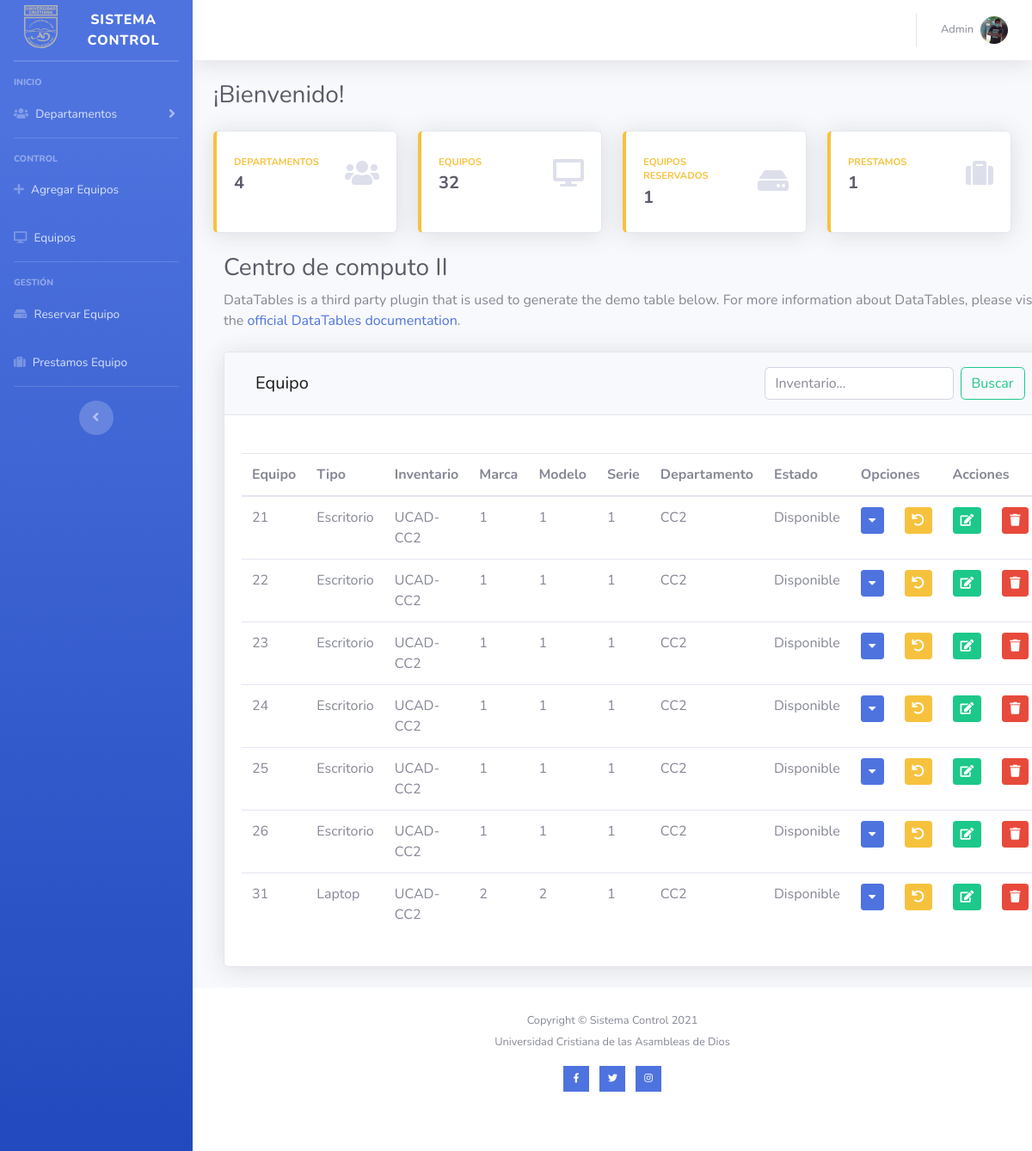
Screenshot of /cc2.php with the database file from the repository.
### tables this page shows
CREATE TABLE `equipo` (
  `idEquipo` int(11) NOT NULL AUTO_INCREMENT,
  `idTipoEquipo` int(11) DEFAULT NULL,
  `Inventario` char(150) DEFAULT NULL,
  `Marca` char(150) DEFAULT NULL,
  `Modelo` char(150) DEFAULT NULL,
  `serieEquipo` char(150) DEFAULT NULL,
  `idDepartamento` int(11) DEFAULT NULL,
  `idEstado` int(11) DEFAULT NULL,
  PRIMARY KEY (`idEquipo`)
);

CREATE TABLE `tipoequipo` (
  `idTipoEquipo` int(11) NOT NULL AUTO_INCREMENT,
  `detalleTipoEquipo` varchar(150) DEFAULT NULL,
  PRIMARY KEY (`idTipoEquipo`)
);

CREATE TABLE `departamento` (
  `idDepartamento` int(11) NOT NULL AUTO_INCREMENT,
  `departamentos` varchar(150) DEFAULT NULL,
  PRIMARY KEY (`idDepartamento`)
);

CREATE TABLE `estado` (
  `idEstado` int(11) NOT NULL,
  `detalleEstado` varchar(150) DEFAULT NULL,
  PRIMARY KEY (`idEstado`)
);

### cc2.php (the view, shortened to what the rows shown need)
<!DOCTYPE html>
<html lang="en">
<head>
    <link href="vendor/fontawesome-free/css/all.min.css" rel="stylesheet" type="text/css">
    <link href="css/sb-admin-2.min.css" rel="stylesheet">
    <link href="https://use.fontawesome.com/releases/v5.8.1/css/all.css" rel="stylesheet">
    <link href="css/iconos.css" rel="stylesheet">
</head>
<body id="page-top">
    <?php
        $con=conectar();
        $sql1="SELECT
            idEquipo,
		    tipoequipo.detalleTipoEquipo idTipoEquipo,
            Inventario,
            Marca,
            Modelo,
            serieEquipo,
            departamento.departamentos idDepartamento,
            estado.detalleEstado idEstado
            from equipo
            INNER JOIN tipoEquipo
            on equipo.idTipoEquipo = tipoequipo.idTipoEquipo
            INNER JOIN departamento
            on equipo.idDepartamento = departamento.idDepartamento
            INNER JOIN estado
            on equipo.idEstado = estado.idEstado
            WHERE departamentos = 'CC2'
            order by idEquipo asc";
        $query1=mysqli_query($con, $sql1);
        ?>
    <div id="wrapper">
        <div id="content-wrapper" class="d-flex flex-column">
            <div id="content">
                <div class="container-fluid">
                   <div class="d-sm-flex align-items-center justify-content-between mb-4">
                    <h1 class="h3 mb-0 text-gray-800">¡Bienvenido!</h1>
                </div>
                    <div class="row">
                        <main class="content">
                        <div class="container-fluid">
            <h1 class="h3 mb-2 text-gray-800">Centro de computo II</h1>
            <div class="card shadow mb-4">
            <br>
            <div class="card-body">
                <div class="table">
                    <table class="table" id="dataTable" width="100%" >
                        <div class="container">
                            <thead>
                                <tr>
                                    <th>Equipo</th>
                                    <th>Tipo</th>
                                    <th>Inventario</th>
                                    <th>Marca</th>
                                    <th>Modelo</th>
                                    <th>Serie</th>
                                    <th>Departamento</th>
                                    <th>Estado</th>
                                    <th scope="col" colspan="2">Opciones</th>
                                    <th scope="col" colspan="2">Acciones</th>
                                </tr>
                            </thead>
                            <tbody>
                                <?php
                                    while ($filas=mysqli_fetch_array($query1)) {
                                ?>
                                <tr>
                                    <td><?php echo $filas['idEquipo']       ?></td>
                                    <td><?php echo $filas['idTipoEquipo']   ?></td>
                                    <td><?php echo $filas['Inventario']     ?></td>
                                    <td><?php echo $filas['Marca']          ?></td>
                                    <td><?php echo $filas['Modelo']         ?></td>
                                    <td><?php echo $filas['serieEquipo']    ?></td>
                                    <td><?php echo $filas['idDepartamento'] ?></td>
                                    <td><?php echo $filas['idEstado']       ?></td>
                                    <td>
                                        <a id="Detalles" class="d-sm-inline-block btn btn-sm btn-primary " href="detalles.php?id=<?php echo $filas['idEquipo'] ?>"><i class="fas fa-caret-down"></i></a>
                                    </td>
                                    <td>
                                    <?php
                                    $db1 = [
                                        "idEquipo"          => $filas['idEquipo'],
                                        "idDepartamento"    => $filas['idDepartamento']
                                    ];
                                    $db1 = serialize($db1);
                                    $db1 = base64_encode($db1);
                                    $db1 = urlencode($db1);
                                    ?>
                                        <a  class=" d-sm-inline-block btn btn-sm btn-warning " href="moverEquipo.php?id=<?php echo $db1; ?>" name="Mover"><i class="fas fa-undo"></i></a>
                                    </td>
                                    <td>
                                    <?php
                                    $db = [
                                        "idEquipo"          => $filas['idEquipo'],
                                        "idTipoEquipo"      => $filas['idTipoEquipo'],
                                        "Inventario"        => $filas['Inventario'],
                                        "Marca"             => $filas['Marca'],
                                        "Modelo"            => $filas['Modelo'],
                                        "serieEquipo"       => $filas['serieEquipo'],
                                        "idDepartamento"    => $filas['idDepartamento'],
                                        "idEstado"          => $filas['idEstado'],
                                    ];
                                    $db = serialize($db);
                                    $db = base64_encode($db);
                                    $db = urlencode($db);
                                    ?>
                                    <a class=" d-sm-inline-block btn btn-sm btn-success "
                                       href="editar.php?datos=<?php echo $db; ?>">
                                        <i class="fas fa-edit"></i>
                                    </a>
                                    </td>
                                    <td>
                                        <a  class=" d-sm-inline-block btn btn-sm btn-danger " href="models/delete.php?id=<?php echo $filas['idEquipo'] ?>"><i class="fas fa-trash"></i></a>
                                    </td>
                                </tr>
                                <?php  } ?>
                            </tbody>
                        </div>
                    </table>
                </div>
            </div>
        </div>
</div>
                        </main>
                </div>
            </div>
        </div>
    </div>
    </div>
</body>
</html>

### rows the page displays
equipo: idEquipo "21", idTipoEquipo.detalleTipoEquipo "Escritorio", Inventario "UCAD-CC2", Marca "1", Modelo "1", serieEquipo "1", idDepartamento.departamentos "CC2", idEstado.detalleEstado "Disponible"
equipo: idEquipo "22", idTipoEquipo.detalleTipoEquipo "Escritorio", Inventario "UCAD-CC2", Marca "1", Modelo "1", serieEquipo "1", idDepartamento.departamentos "CC2", idEstado.detalleEstado "Disponible"
equipo: idEquipo "23", idTipoEquipo.detalleTipoEquipo "Escritorio", Inventario "UCAD-CC2", Marca "1", Modelo "1", serieEquipo "1", idDepartamento.departamentos "CC2", idEstado.detalleEstado "Disponible"
equipo: idEquipo "24", idTipoEquipo.detalleTipoEquipo "Escritorio", Inventario "UCAD-CC2", Marca "1", Modelo "1", serieEquipo "1", idDepartamento.departamentos "CC2", idEstado.detalleEstado "Disponible"
equipo: idEquipo "25", idTipoEquipo.detalleTipoEquipo "Escritorio", Inventario "UCAD-CC2", Marca "1", Modelo "1", serieEquipo "1", idDepartamento.departamentos "CC2", idEstado.detalleEstado "Disponible"
equipo: idEquipo "26", idTipoEquipo.detalleTipoEquipo "Escritorio", Inventario "UCAD-CC2", Marca "1", Modelo "1", serieEquipo "1", idDepartamento.departamentos "CC2", idEstado.detalleEstado "Disponible"
equipo: idEquipo "31", idTipoEquipo.detalleTipoEquipo "Laptop", Inventario "UCAD-CC2", Marca "2", Modelo "2", serieEquipo "1", idDepartamento.departamentos "CC2", idEstado.detalleEstado "Disponible"

### other values shown
$num "4"
$num "32"
$num "1"
